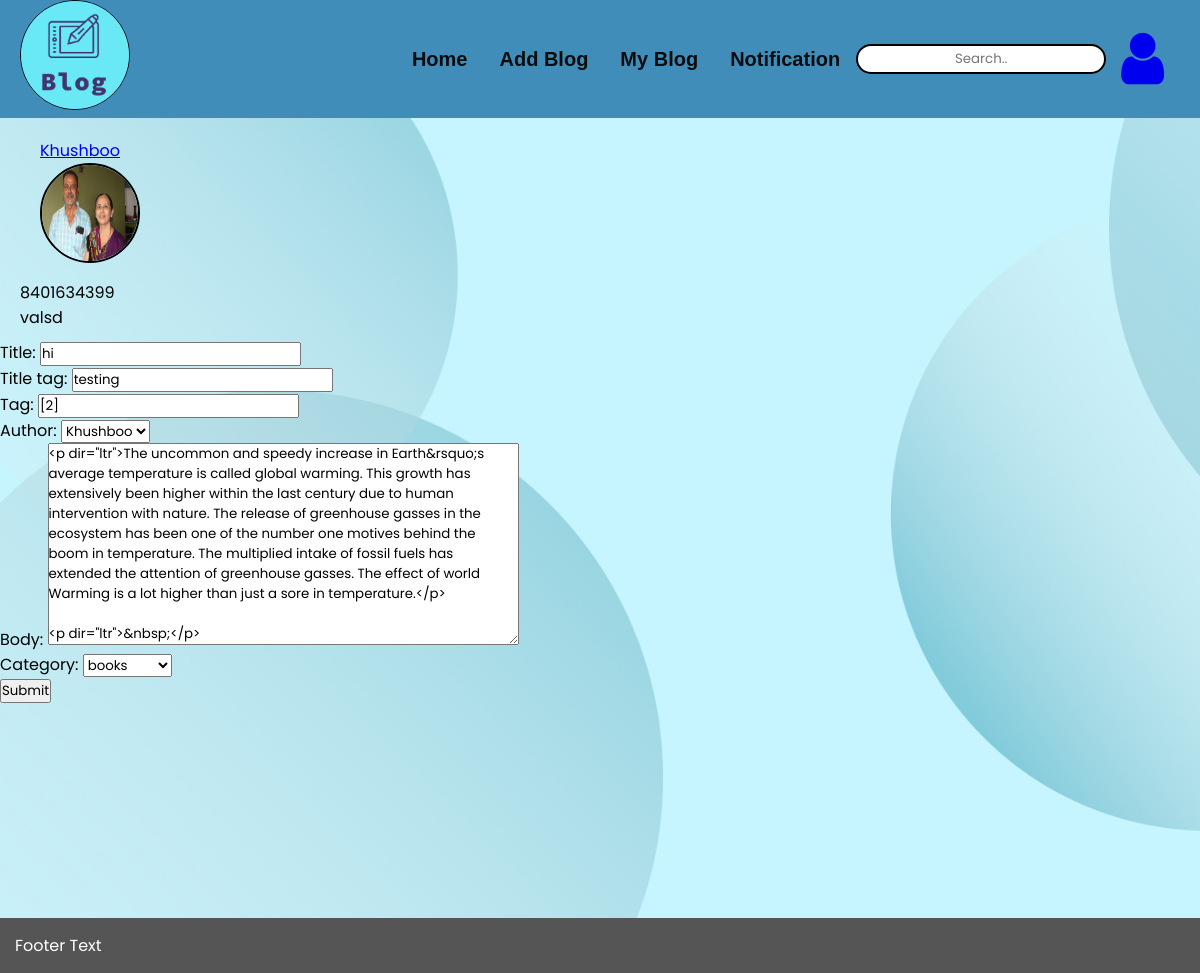
Page /userApp/update_blog/2 (signed in) on the earlier database version.
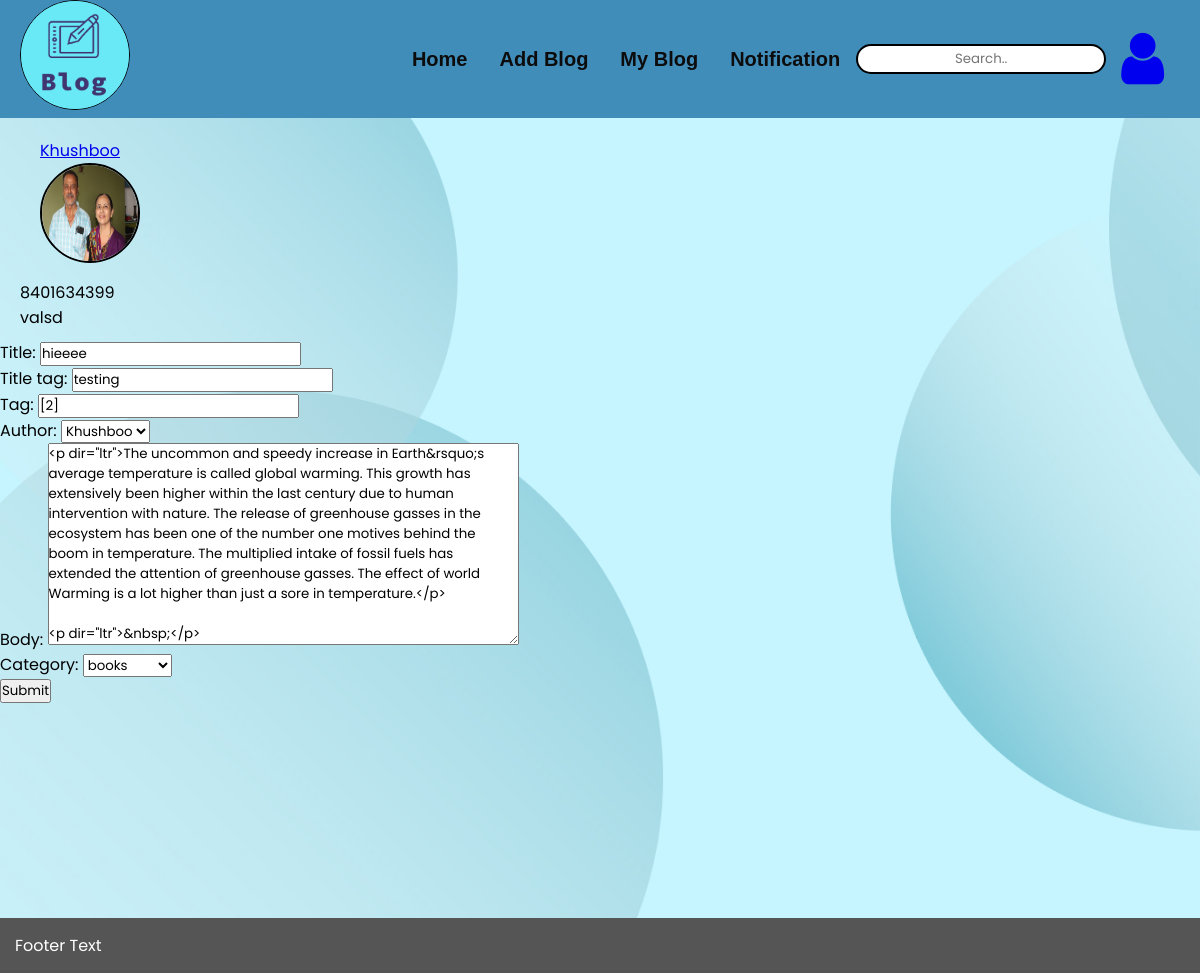
Same page on the later database version.
### blogmanageApp/models.py (models this page shows, shortened)
@python_2_unicode_compatible
class Post(models.Model):
    title = models.CharField(max_length= 200)
    title_tag = models.CharField(max_length= 200)
    author = models.ForeignKey(User, on_delete = models.CASCADE)
    tag = models.ManyToManyField(Tag)
    body = RichTextField(blank = True, null = True)
    post_date = models.DateField(auto_now_add= True)
    Category = models.ForeignKey(Category, on_delete = models.CASCADE)
    like = models.ManyToManyField(User,related_name= 'likes')
    status = models.BooleanField( default = False , null = True)
    hit_count_generic = GenericRelation(HitCount, object_id_field='object_pk',related_query_name='hit_count_generic_relation')

### userApp/views.py (the view)
# urls.py: path('update_blog/<int:id>',views.updateBlog_view, name = 'update_blog'),
@login_required(login_url='login')
def updateBlog_view(request, id):
    post_id = id
    post = Post.objects.get(id = post_id)
    user_id = request.session['id']
    if user_id == post.author.id :
        blogform = PostForm(request.POST or None, initial={ "status": False}, instance= post )
        if request.method == "POST":
            blogform = PostForm(request.POST, request.FILES  ,instance = post  )
            if blogform.is_valid():
                blogform.save( )
                return redirect('index')
    else:
        return redirect(userblog_view)
    return render(request,'userApp/update_blog.html',{ 'blogform': blogform })

### blogmanageApp/forms.py
class PostForm(forms.ModelForm, forms.SelectMultiple):
    status = forms.BooleanField( widget=forms.HiddenInput(), initial = False ,required= False)
    class Meta:
        model = Post
        fields = ['title','title_tag','tag','author','body','Category','status']
        widgets = {
                    'tag': Select2MultipleWidget
                }

### blogmanageApp/models.py (called while the page is built)
     def __str__(self):
         return self.name

### userApp/templates/userApp/update_blog.html (shortened to what this page needs)
{% extends 'userApp/base.html' %}
{% block content %}
<div class="container text-center">
  <div class="row">
    <div class="col-sm-3 well">
      <div class="well">
        <p><a href="{% url 'update' %}">{{ user.first_name }}</a></p>
        <img src="../media/{{ user.profile.avatar }} " class="img-circle" height="65" width="65" alt="{{ user.first_name }}">
      </div>
      <p>{{ user.profile.mobileno }}</p>
      <p>{{ user.profile.location }}</a></p>
    </div>
    <div class="col-sm-7">
    <form method="POST" enctype="multipart/form-data" >
      {{ blogform.as_p}}
      <input type="submit" name="submit" value="Submit" />
    </form>
    </div>
    <div class="col-sm-2 well">
    </div>
  </div>
</div>
{% endblock %}

Differences in the rows shown:
changed Post "testing": title "hi" → "hieeee"
